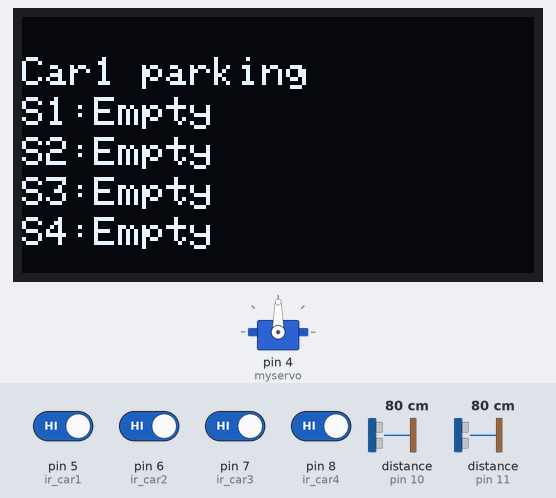
Simulated run of this sketch. Board: Arduino Uno, built with avr-gcc and run on an emulated ATmega328P. Shown: 128×64 one-colour display, servo. Wiring (inferred from the names in the program): 2 × ultrasonic range finder: trigger pin 9, echo pin 10 / trigger pin 12, echo pin 11. The inputs (shaded band) are chosen by the test bench; at power-on: pin 5 (ir_car1), pin 6 (ir_car2), pin 7 (ir_car3), pin 8 (ir_car4) HIGH, distance to the obstacle (sensors on pin 10, pin 11) 80 cm. The echo pulse lasts 58.3 µs per cm; what the sketch prints to the serial monitor is not drawn.

Above: at 1.2 s.
1.3 s: pin 5 (ir_car1) driven LOW
At 1.9 s:
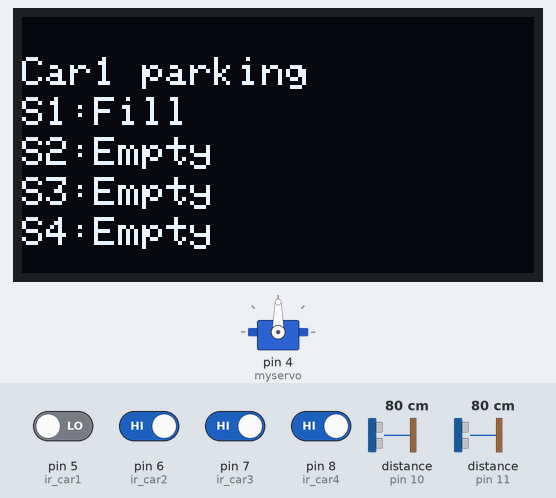
2.8 s: distance to the obstacle (sensor on pin 10) set to 16 cm
4.3 s: distance to the obstacle (sensor on pin 10) set to 12 cm
At 5.6 s:
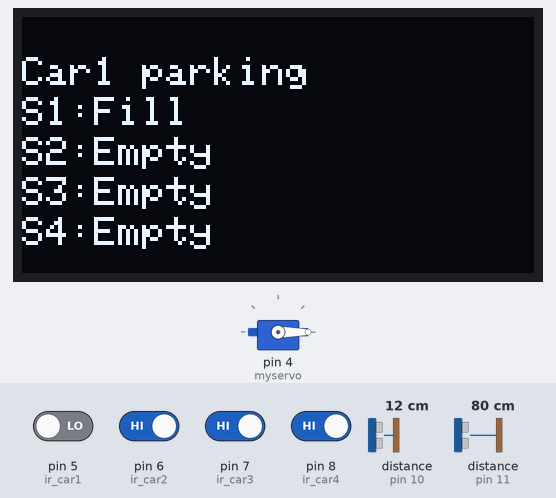
5.9 s: pin 6 (ir_car2) driven LOW
At 8.3 s:
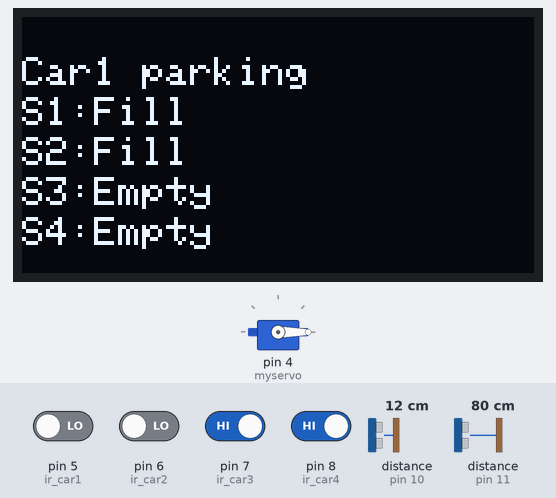
8.9 s: pin 7 (ir_car3) driven LOW
At 11.0 s:
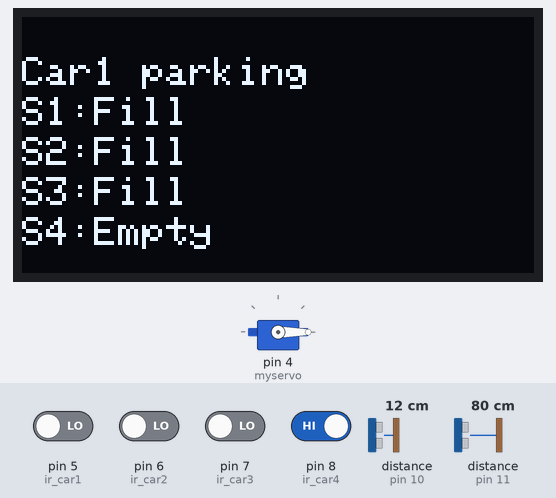
11.9 s: pin 8 (ir_car4) driven LOW
At 14.9 s:
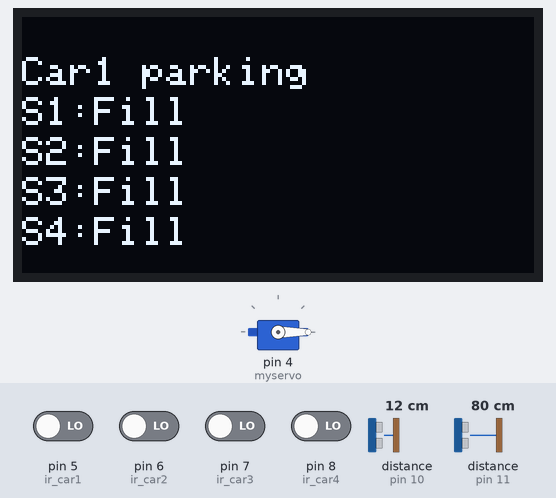
Timing chart, 0 to 18.3 s (numbered marks = the images above; inputs shaded):
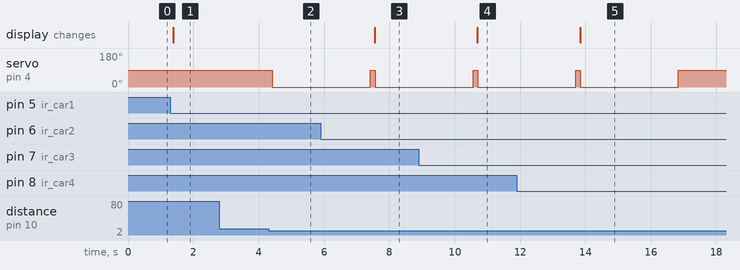

Measured:
- the behaviour switches between 15 and 14 cm on distance to the obstacle (sensor on pin 10) (found by bisection; images 1 and 2)
- after the input at 1.3 s, the display: changes after 0.08 s (image 1)
- after the input at 2.8 s, every drawn part: stays the same
- after the input at 4.3 s, servo on pin 4 (myservo): 90° → 0° after 0.12 s
- after the input at 5.9 s, the display: changes after 1.7 s (image 3)
- after the input at 8.9 s, the display: changes after 1.8 s (image 4)
- after the input at 11.9 s, the display: changes after 1.9 s (image 5)

The sketch:

SmartParking.ino
```cpp
#include <Servo.h> //includes the servo library
#include <Wire.h>
#include <Adafruit_GFX.h>
#include <Adafruit_SSD1306.h>

#define SCREEN_WIDTH 128 // OLED display width,  in pixels
#define SCREEN_HEIGHT 64 // OLED display height, in pixels


// declare an SSD1306 display object connected to I2C
Adafruit_SSD1306 display(SCREEN_WIDTH, SCREEN_HEIGHT, &Wire, -1);


#define ir_car1 5
#define ir_car2 6
#define ir_car3 7
#define ir_car4 8

Servo myservo;
int trig2=9;
int echo2=10;

int trig1=12; //trig pin of HC-SR04 is connected to pin 10 of Arduino
int echo1=11; //echo pin of HC-SR04 is connected to pin 9 of Arduino
int distance2;
int distance1;
int duration2;
int duration1;

int S1=0, S2=0, S3=0, S4=0;
//int flag1=0, flag2=0;
int slot = 4;

void setup(){
 Serial.begin(9600);


  if (!display.begin(SSD1306_SWITCHCAPVCC, 0x3C)) {
    Serial.println(F("SSD1306 allocation failed"));
    while (true);
  }
pinMode(ir_car1, INPUT);
pinMode(ir_car2, INPUT);
pinMode(ir_car3, INPUT);
pinMode(ir_car4, INPUT);


pinMode(trig2,OUTPUT);
pinMode(echo2,INPUT);
pinMode(trig1,OUTPUT);
pinMode(echo1,INPUT);
myservo.attach(4);


display.clearDisplay();
display.setTextSize(1.5);
display.setTextColor(WHITE);
display.setCursor(0, 10);
display.println("Car1 parking");
Read_Sensor();
int total = S1+S2+S3+S4;
slot = slot-total;
}

void loop(){
Read_Sensor();
display.clearDisplay();
display.setTextSize(1.5);
display.setTextColor(WHITE);
display.setCursor(0, 10);
display.println("Car1 parking");
display.setCursor(0, 20);
if(S1==1){
  display.println("S1:Fill ");}
     else{display.println("S1:Empty");}
display.setCursor(0, 30);
if(S2==1){display.println("S2:Fill ");}
     else{display.println("S2:Empty");}
display.setCursor(0, 40);
if(S3==1){display.println("S3:Fill ");}
     else{display.println("S3:Empty");}

display.setCursor(0, 50);
if(S4==1){display.println("S4:Fill ");}
     else{display.println("S4:Empty");}
     display.display();


digitalWrite(trig2,LOW);
delayMicroseconds(2000);
digitalWrite(trig2,HIGH);
delayMicroseconds(100);
digitalWrite(trig2,LOW);
duration2=pulseIn(echo2,HIGH);
distance2=duration2*0.034/2;
Serial.println(distance2);


digitalWrite(trig1,LOW);
delayMicroseconds(2000);
digitalWrite(trig1,HIGH);
delayMicroseconds(100);
digitalWrite(trig1,LOW);
duration1=pulseIn(echo1,HIGH);
distance1=duration1*0.034/2;
Serial.println(distance1);
if(distance2>5 && distance2<14)
{
 // Read_Sensor();
  if(slot>0)
  {
    myservo.write(0);
    slot=slot-1;
    delay(3000);
  }
}
else if(distance1>5 && distance1<14)
{
  myservo.write(0);
  slot=slot+1;
  delay(3000);
}
myservo.write(90);
delay(100);

}
void Read_Sensor(){
S1=0, S2=0, S3=0, S4=0;
if(digitalRead(ir_car1) == 0){S1=1;}
if(digitalRead(ir_car2) == 0){S2=1;}
if(digitalRead(ir_car3) == 0){S3=1;}
if(digitalRead(ir_car4) == 0){S4=1;}

}
```
